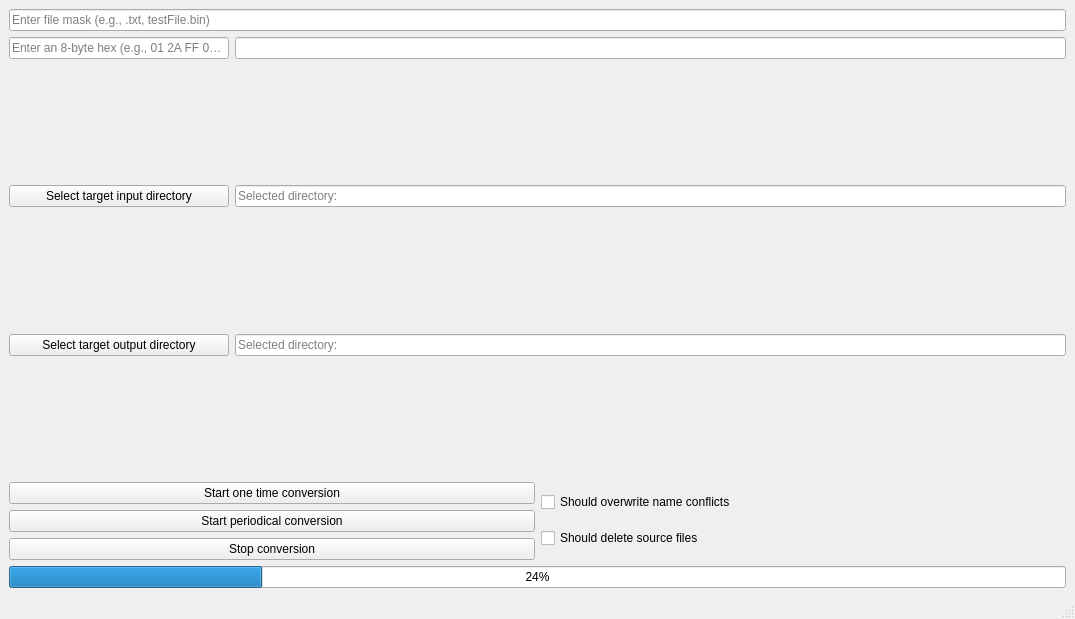
<?xml version="1.0" encoding="UTF-8"?>
<ui version="4.0">
 <class>MainWindow</class>
 <widget class="QMainWindow" name="MainWindow">
  <property name="geometry">
   <rect>
    <x>0</x>
    <y>0</y>
    <width>1075</width>
    <height>619</height>
   </rect>
  </property>
  <property name="windowTitle">
   <string>MainWindow</string>
  </property>
  <widget class="QWidget" name="centralwidget">
   <layout class="QVBoxLayout" name="verticalLayout">
    <item>
     <widget class="QLineEdit" name="fileMaskInput">
      <property name="placeholderText">
       <string>Enter file mask (e.g., .txt, testFile.bin)</string>
      </property>
     </widget>
    </item>
    <item>
     <layout class="QGridLayout" name="gridLayout">
      <item row="1" column="0" alignment="Qt::AlignTop">
       <widget class="QPushButton" name="selectInputDirectoryBtn">
        <property name="text">
         <string>Select target input directory</string>
        </property>
       </widget>
      </item>
      <item row="0" column="0" alignment="Qt::AlignTop">
       <widget class="QLineEdit" name="lineEdit">
        <property name="sizePolicy">
         <sizepolicy hsizetype="Fixed" vsizetype="Fixed">
          <horstretch>0</horstretch>
          <verstretch>0</verstretch>
         </sizepolicy>
        </property>
        <property name="minimumSize">
         <size>
          <width>220</width>
          <height>0</height>
         </size>
        </property>
        <property name="cursor">
         <cursorShape>ArrowCursor</cursorShape>
        </property>
        <property name="mouseTracking">
         <bool>false</bool>
        </property>
        <property name="focusPolicy">
         <enum>Qt::NoFocus</enum>
        </property>
        <property name="contextMenuPolicy">
         <enum>Qt::NoContextMenu</enum>
        </property>
        <property name="acceptDrops">
         <bool>false</bool>
        </property>
        <property name="placeholderText">
         <string>Enter an 8-byte hex (e.g., 01 2A FF 00...)</string>
        </property>
       </widget>
      </item>
      <item row="4" column="1" alignment="Qt::AlignTop">
       <widget class="QLineEdit" name="selectedOutputDirectory">
        <property name="placeholderText">
         <string>Selected directory:</string>
        </property>
       </widget>
      </item>
      <item row="0" column="1" alignment="Qt::AlignTop">
       <widget class="QLineEdit" name="valueMaskInput"/>
      </item>
      <item row="1" column="1" alignment="Qt::AlignTop">
       <widget class="QLineEdit" name="selectedInputDirectory">
        <property name="placeholderText">
         <string>Selected directory:</string>
        </property>
       </widget>
      </item>
      <item row="4" column="0" alignment="Qt::AlignTop">
       <widget class="QPushButton" name="selectOutputDirectoryBtn">
        <property name="text">
         <string>Select target output directory</string>
        </property>
       </widget>
      </item>
     </layout>
    </item>
    <item>
     <layout class="QHBoxLayout" name="horizontalLayout">
      <item>
       <layout class="QVBoxLayout" name="verticalLayout_2">
        <item>
         <widget class="QPushButton" name="oneTimeConversionBtn">
          <property name="text">
           <string>Start one time conversion</string>
          </property>
         </widget>
        </item>
        <item>
         <widget class="QPushButton" name="periodicalConversionBtn">
          <property name="text">
           <string>Start periodical conversion</string>
          </property>
         </widget>
        </item>
        <item>
         <widget class="QPushButton" name="stopConversionBtn">
          <property name="text">
           <string>Stop conversion</string>
          </property>
         </widget>
        </item>
       </layout>
      </item>
      <item>
       <layout class="QVBoxLayout" name="verticalLayout_3">
        <item>
         <widget class="QCheckBox" name="checkBox">
          <property name="text">
           <string>Should overwrite name conflicts</string>
          </property>
         </widget>
        </item>
        <item>
         <widget class="QCheckBox" name="shouldDeleteSourceFiles">
          <property name="text">
           <string>Should delete source files</string>
          </property>
         </widget>
        </item>
       </layout>
      </item>
     </layout>
    </item>
    <item>
     <widget class="QProgressBar" name="conversionProgress">
      <property name="value">
       <number>24</number>
      </property>
     </widget>
    </item>
   </layout>
  </widget>
  <widget class="QMenuBar" name="menubar">
   <property name="geometry">
    <rect>
     <x>0</x>
     <y>0</y>
     <width>1075</width>
     <height>21</height>
    </rect>
   </property>
  </widget>
  <widget class="QStatusBar" name="statusbar"/>
 </widget>
 <resources/>
 <connections/>
</ui>
